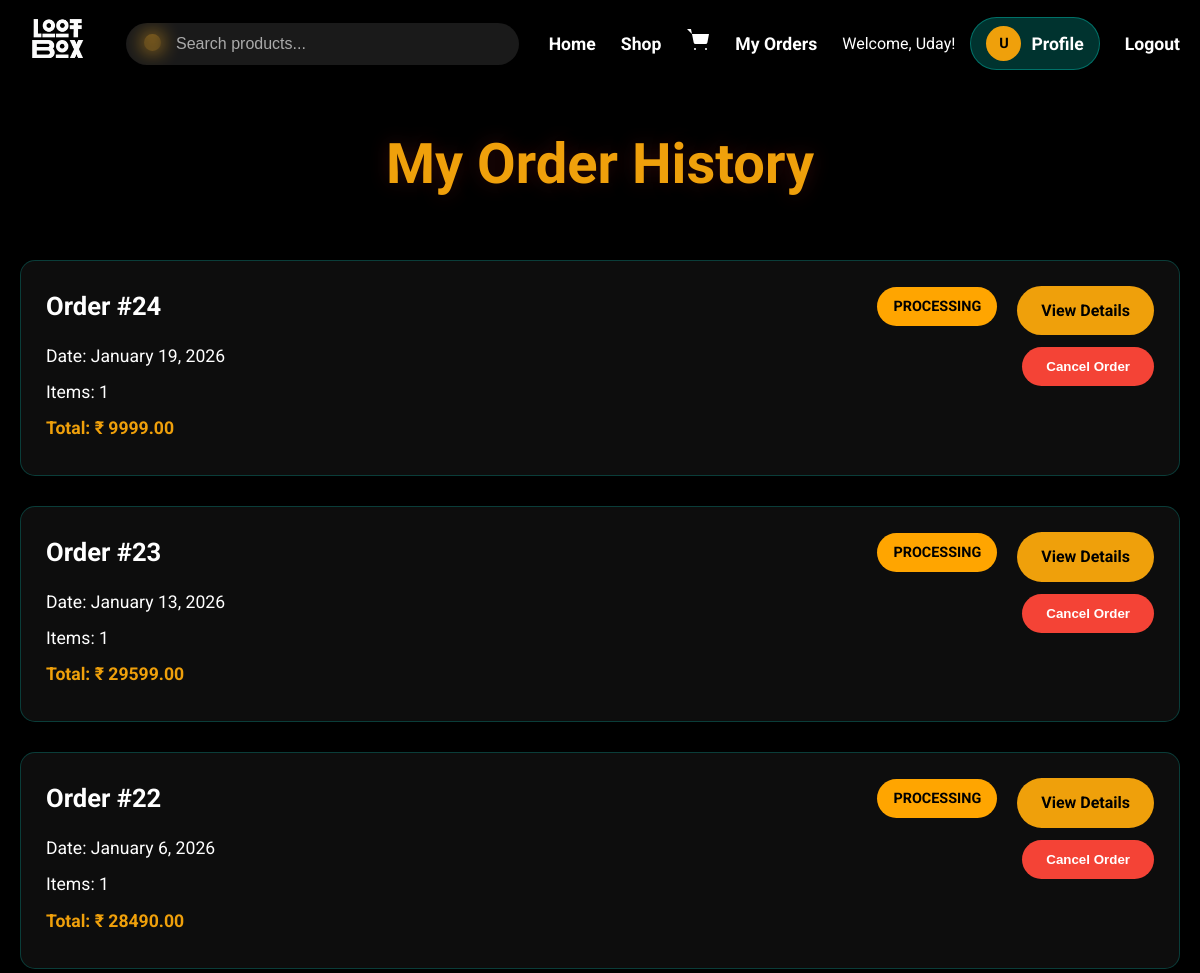
/orders/history/ (signed in, upper part), run on an earlier commit of the app's database.
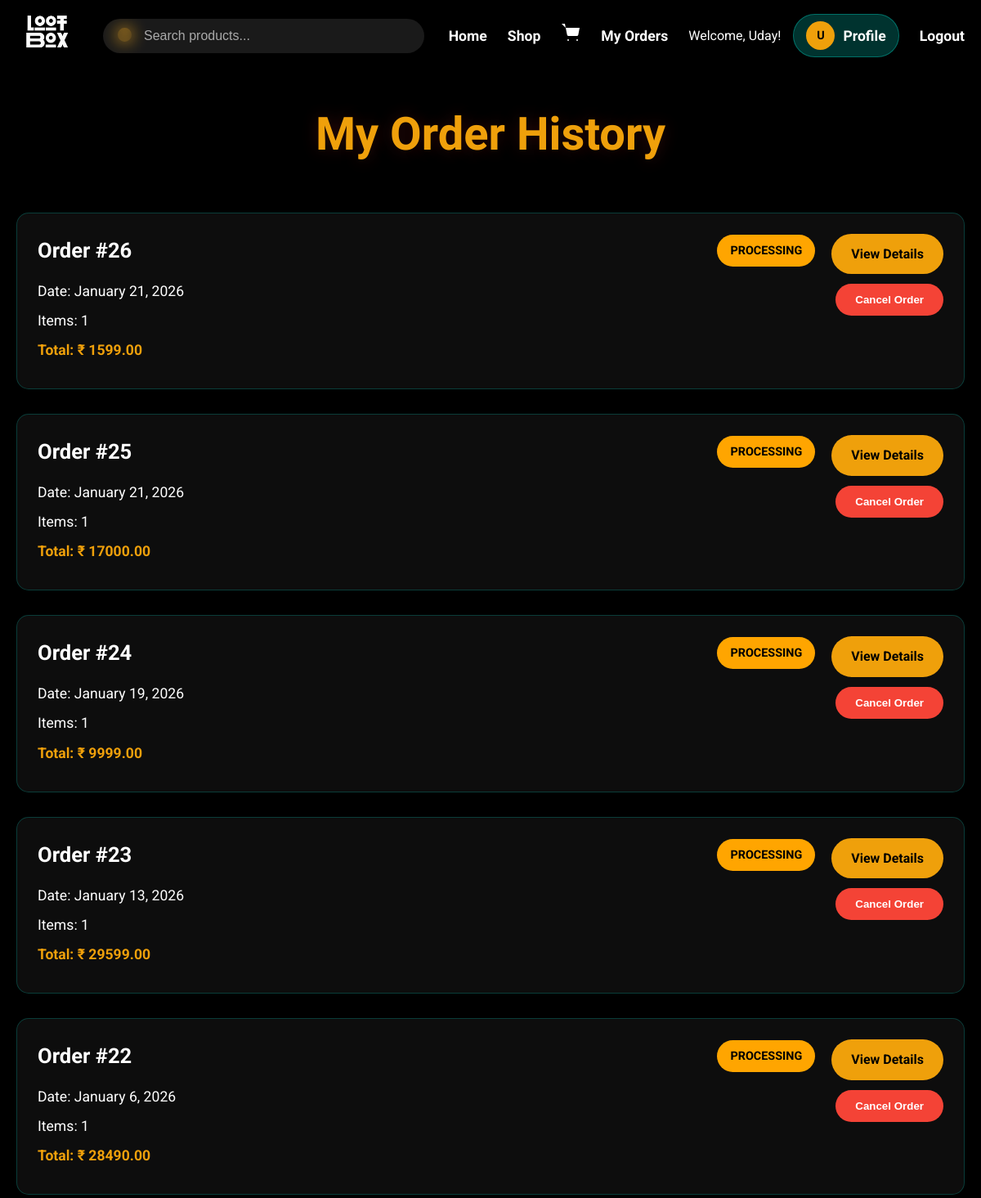
And on a later commit of the database.
### orders/models.py (models this page shows, shortened)
class Order(models.Model):
    STATUS_CHOICES = (
        ('pending', 'Pending'),
        ('processing', 'Processing'),
        ('shipped', 'Shipped'),
        ('delivered', 'Delivered'),
        ('canceled', 'Canceled'),
    )
    user=models.ForeignKey(User,on_delete=models.CASCADE)
    total_price=models.DecimalField(max_digits=10,decimal_places=2)
    address=models.TextField()
    paid= models.BooleanField(default=False)
    status=models.CharField(max_length=20,choices=STATUS_CHOICES,default='pending')
    created_at=models.DateTimeField(auto_now_add=True)

### orders/views.py (the view)
# urls.py: path('history/', views.order_history, name='history'),
@login_required
def order_history(request):
    orders = Order.objects.filter(user=request.user).order_by('-created_at')
    return render(request, 'orders/order_history.html', {'orders': orders})

### orders/templates/orders/order_history.html (shortened to what this page needs)
 <!DOCTYPE html>
<html lang="en">
<head>
    {% load static %}
</head>
<body>
    <header>
        <div class="logo">
            <a href="{% url 'home' %}">
                <img src="{% static 'images/logo.png' %}" alt="Loot Box Logo">
            </a>
        </div>
        <div class="search-bar">
            <form action="{% url 'search' %}" method="get">
                <svg viewBox="0 0 24 24">
                    <path d="M21 21l-4.35-4.35M19 10.5A8.5 8.5 0 1 1 2 10.5a8.5 8.5 0 0 1 17 0z"/>
                </svg>
                <input type="text" name="q" placeholder="Search products..." value="{{ request.GET.q }}">
            </form>
        </div>
        <nav>
            <ul id="navMenu">
                <li><a href="{% url 'home' %}">Home</a></li>
                <li><a href="#products">Shop</a></li>
                <li><a href="{% url 'cart' %}"><svg class="icon" viewBox="0 0 24 24"><path d="M9 22a1 1 0 1 0 0-2 1 1 0 0 0 0 2z"/><path d="M20 22a1 1 0 1 0 0-2 1 1 0 0 0 0 2z"/><path d="M1 1h4l2.68 13.39a2 2 0 0 0 2 1.61h9.72a2 2 0 0 0 2-1.61L23 6H6"/></svg></a></li>
                {% if user.is_authenticated %}
                <li><a href="{% url 'orders:history' %}">My Orders</a></li>
                <li class="user-menu">
                    <span>Welcome, {{ user.username }}!</span>
                    <a href="{% url 'profile' %}" class="profile-btn">
                        <div class="profile-icon">{{ user.username|first|upper }}</div>
                        Profile
                    </a>
                </li>
                <li><a href="{% url 'logout' %}">Logout</a></li>
                {% else %}
                <li><a href="{% url 'login' %}">Login</a></li>
                <li><a href="{% url 'register' %}">Register</a></li>
                {% endif %}
            </ul>
        </nav>
    </header>
    <div class="history-container">
        <h1 class="history-title">My Order History</h1>
        {% if orders %}
        <div class="order-list">
            {% for order in orders %}
            <div class="order-card">
                <div class="order-info">
                    <div class="order-header">
                        <span class="order-id">Order #{{ order.id }}</span>
                        <span class="order-status {{ order.status }}">{{ order.get_status_display }}</span>
                    </div>
                    <div class="order-details">
                        <p>Date: {{ order.created_at|date:"F j, Y" }}</p>
                        <p>Items: {{ order.orderitem_set.count }}</p>
                        <p class="order-total">Total: ₹ {{ order.total_price|floatformat:2 }}</p>
                    </div>
                </div>
                <div class="action-buttons">
                    <a href="{% url 'orders:detail' order.id %}" class="view-details-btn">View Details</a>
                    {% if order.status == 'pending' or order.status == 'processing' %}
                    <form method="POST" action="{% url 'orders:cancel' order.id %}">
                        <button type="submit" class="cancel-btn" onclick="return confirm('Are you sure you want to cancel Order #{{ order.id }}? This cannot be undone.')">
                            Cancel Order
                        </button>
                    </form>
                    {% endif %}
                </div>
            </div>
            {% endfor %}
        </div>
        {% else %}
        <div class="no-orders">
            <h2>No Orders Yet</h2>
            <p>Start shopping and place your first order today!</p>
            <a href="{% url 'home' %}" class="shop-now-btn">Shop Now</a>
        </div>
        {% endif %}
    </div>
</body>
</html>

What changed in the data, as far as the page shows it:
added Order: id "26", status "PROCESSING", created_at "January 21, 2026", orderitem_set.count "1", total_price "1599.00"
added Order: id "25", status "PROCESSING", created_at "January 21, 2026", orderitem_set.count "1", total_price "17000.00"
